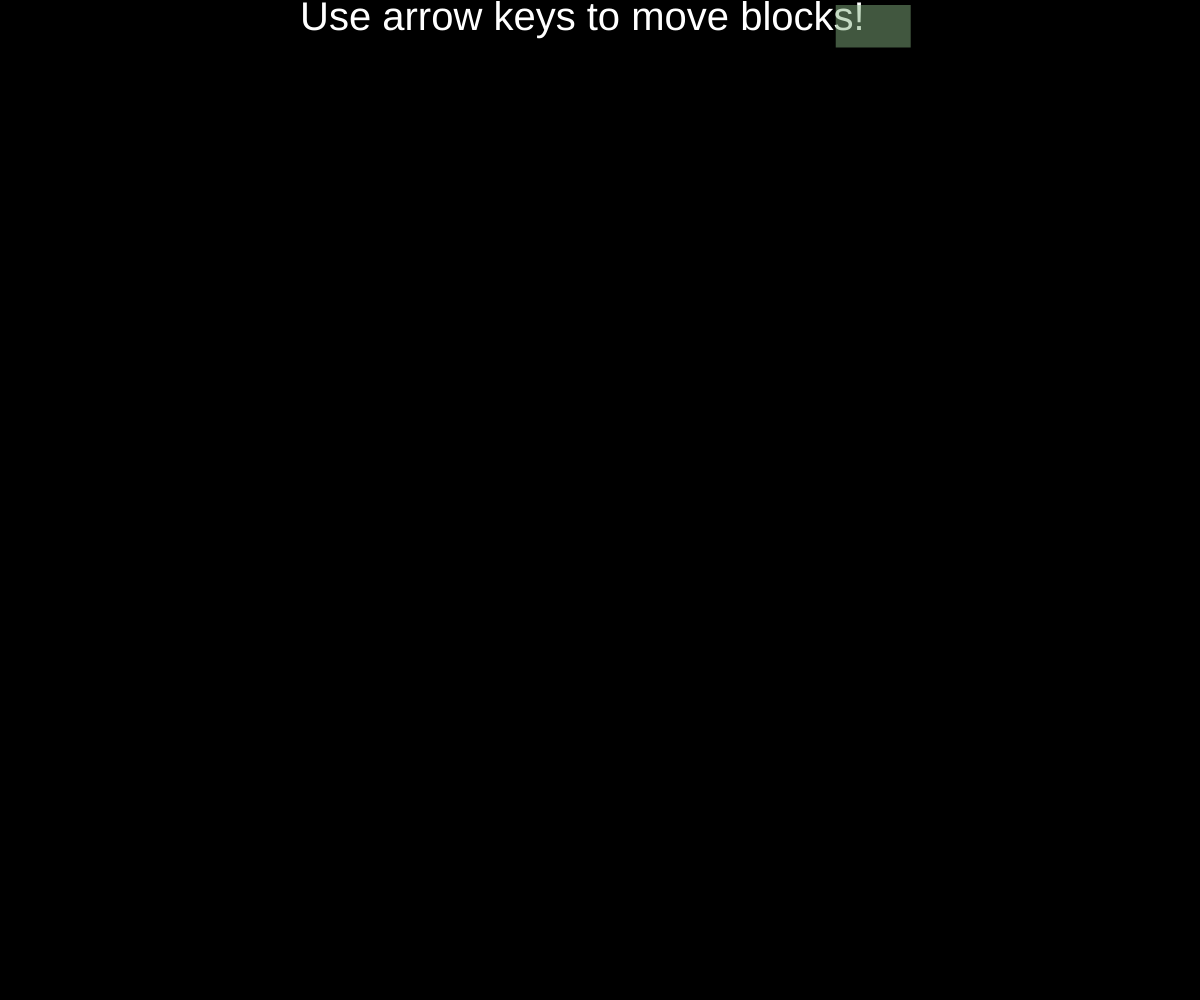
Frame 1 (no input)
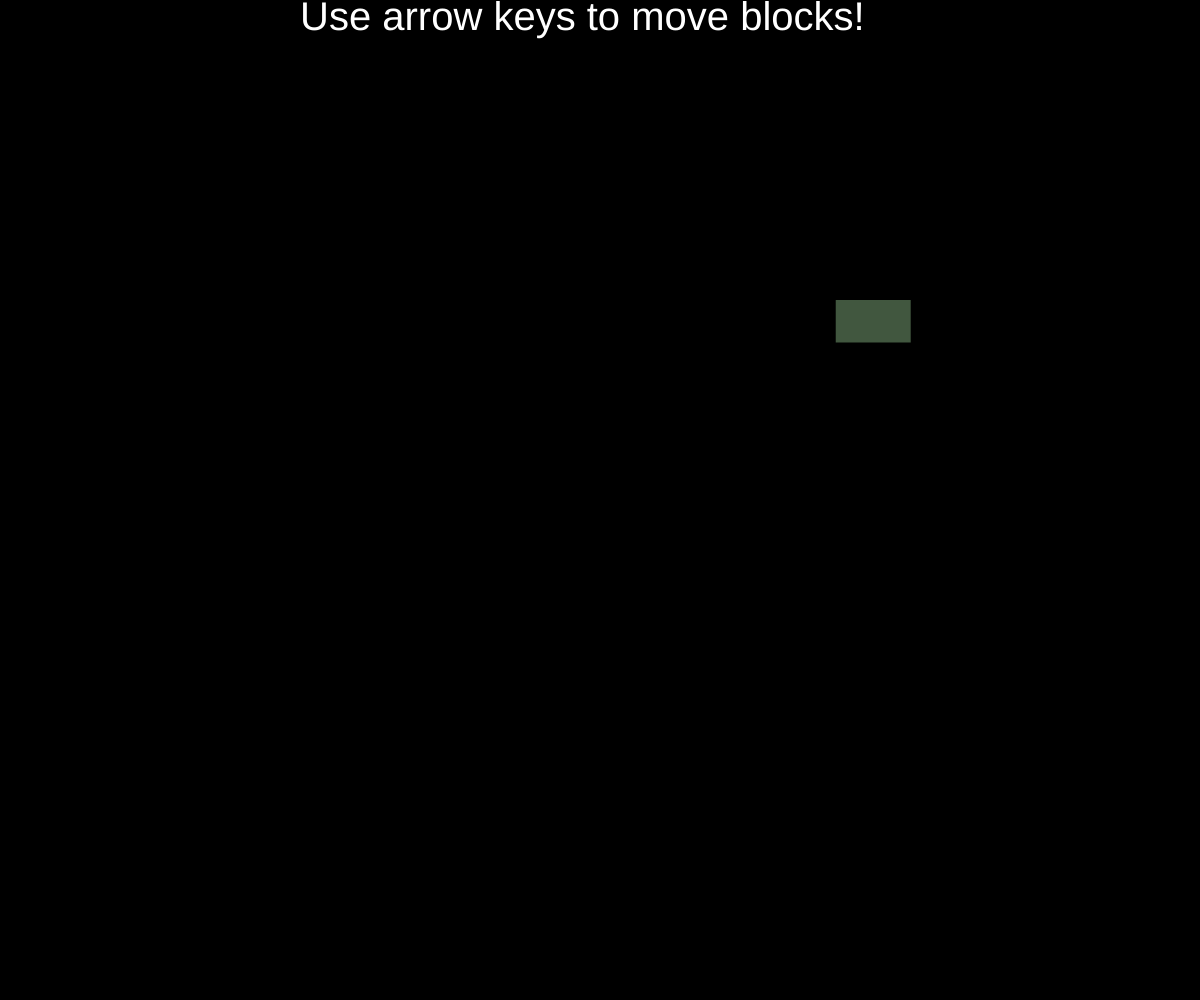
Frame 60 (no input)
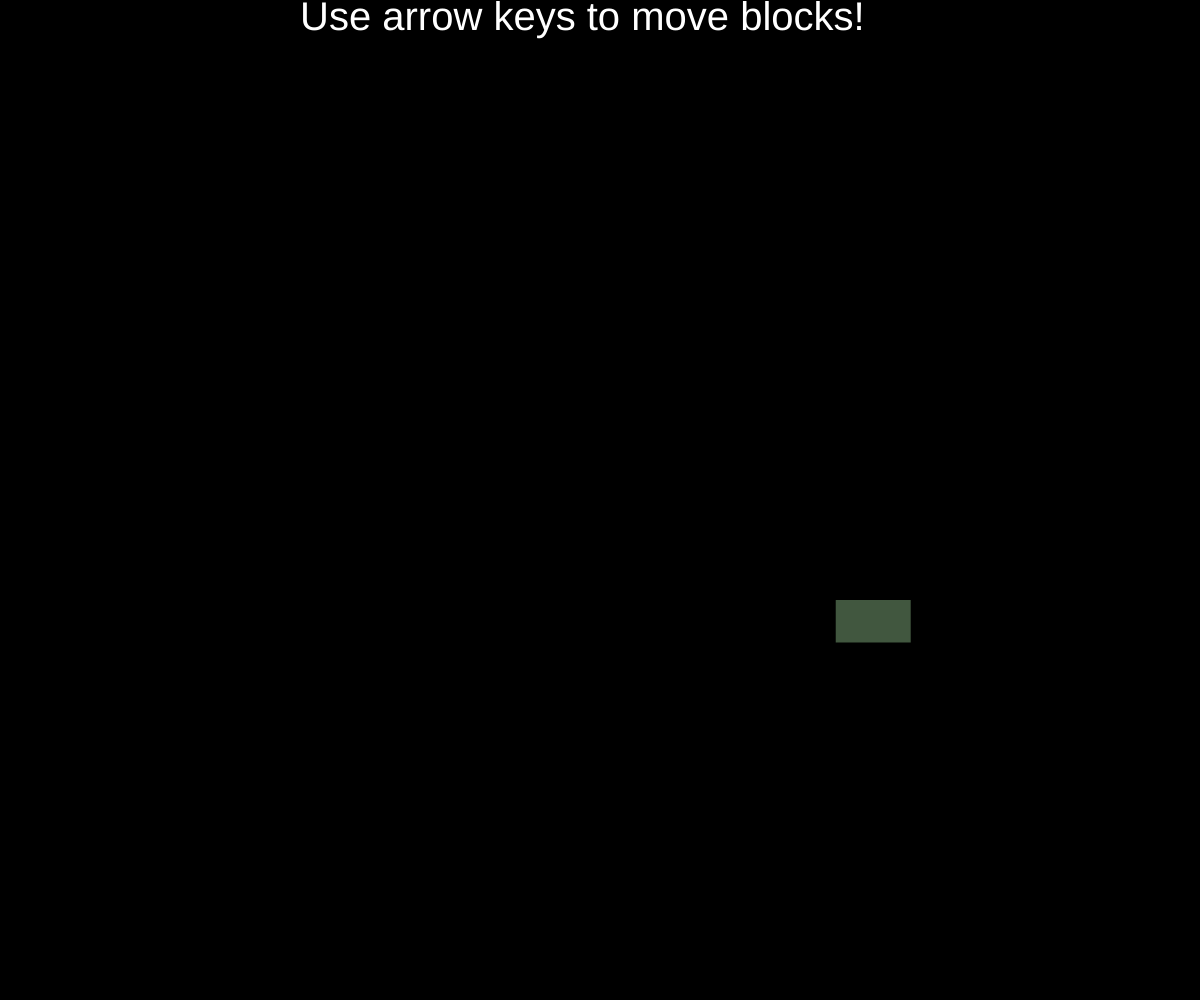
Frame 120 (the mouse pressed at the canvas centre since frame 60)

The p5.js sketch that drew these frames (run headless with seeded random() and noise() and a simulated clock; from frame 60 on, the mouse is pressed at the canvas centre):

// p5.js sketch
// ── sketch.js
var shapes=[];
var fallen=[];
var s;
var count=1;
function setup() {
  createCanvas(
    window.innerWidth,
    window.innerHeight
  );
  genShape();
}
function draw() {
  background(0);
  fill(255);
  textSize(40);
  text('Use arrow keys to move blocks!', width/4, 30);
  for(let i=0; i<count; i++){
    shapes[i].move(i);
    shapes[i].show();
  }
}
function Shape(x, y){
    this.x=x;
    this.y=y;
    this.canMove=true;
    this.firstTime=true;
    this.height=random(30, 90);
    this.width=random(30, 90);
    this.r = random(100, 200);
    this.g = random(100, 200); 
    this.b = random(100, 200); 
    this.a = random(100, 200); 
    this.getWidth=function(){
      return this.width;
    };
    this.getHeight=function(){
      return this.height;
    };
    this.getX=function(){
      return this.x;
    };
    this.getY=function(){
      return this.y;
    };
    this.move=function(){
      if(this.y<10 && !this.canMove){
        restart();
      }
      if(this.y+50>=height){
        this.canMove=false;
        if(this.firstTime==true){
          if(count%69!=0){
            count++;
          }else{
            genShape();
            count++;
          }
          fallen.push(this);
          this.firstTime=false;
        }
        return;
      }
        //if a shape touches anther it cannot move
        for(let i=0; i<fallen.length; i++){
          //if not itself
            if((abs(fallen[i].getY()-this.y)<(fallen[i].height+this.y)/10) && abs(fallen[i].getX()-this.x)<(fallen[i].width+this.x)/15){
              this.canMove=false;
            }
        }
      if(keyIsDown(LEFT_ARROW) && this.canMove){
        this.y+=5;
        this.x-=10;
        return;
      }else if(keyIsDown(RIGHT_ARROW) && this.canMove){
        this.x+=10;
        this.y+=5;
        return;
      }else if(this.canMove){
        this.y+=5;
        return;
      }else{
        if(this.firstTime==true){
          if(count%69!=0){
            count++;
          }else{
            genShape();
            count++;
          }
          fallen.push(this);
          this.firstTime=false;
        }
      }
    }
    this.show=function(){
      noStroke();
      fill(this.r, this.g, this.b, this.a);
      rect(this.x, this.y, this.width, this.height);
    };
}
function genShape(){
  for(var i=0; i<200; i++){
    shapes.push(new Shape(random(50, width-50), 0));
  }
}
function restart(){
  alert('Game over! Restart? ');
  shapes=[];
  fallen=[];  
  count=1;
  genShape();
}
